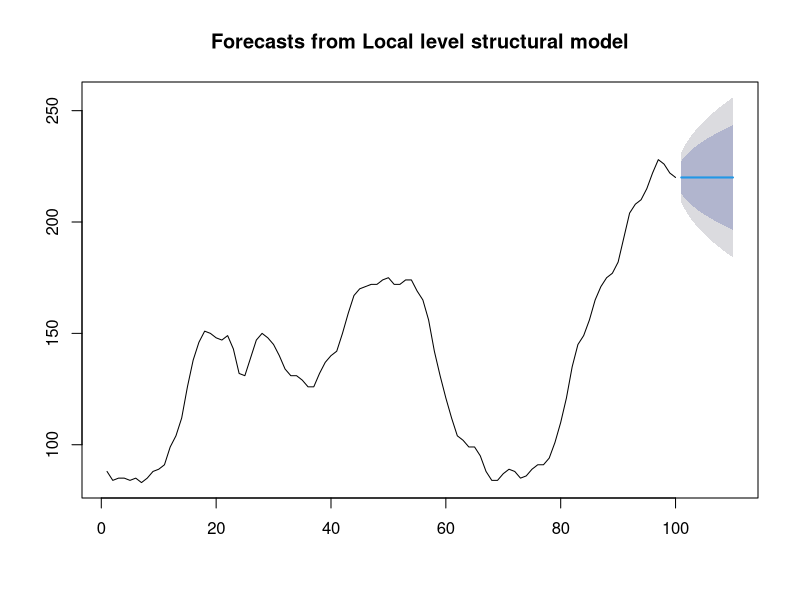

Source code (R):
library(forecast)


### Name: forecast.StructTS
### Title: Forecasting using Structural Time Series models
### Aliases: forecast.StructTS
### Keywords: ts

### ** Examples

fit <- StructTS(WWWusage,"level")
plot(forecast(fit))
